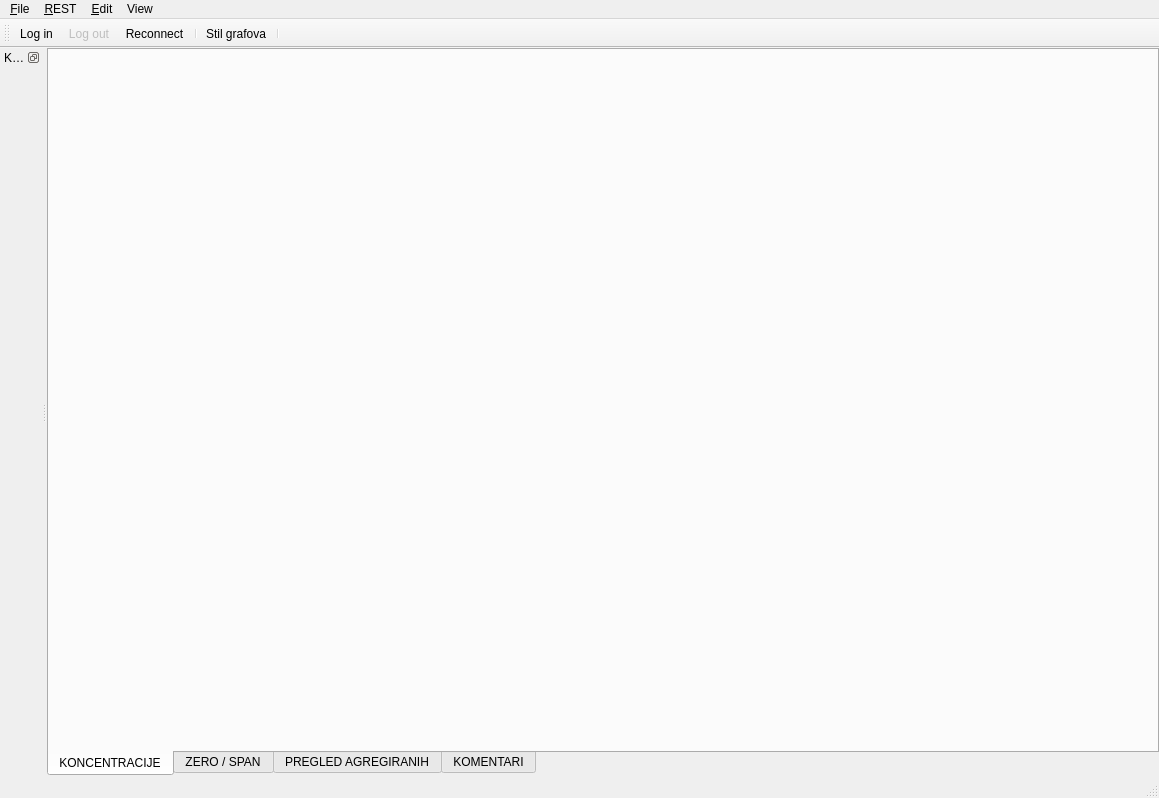
<?xml version="1.0" encoding="UTF-8"?>
<ui version="4.0">
 <class>MainWindow</class>
 <widget class="QMainWindow" name="MainWindow">
  <property name="geometry">
   <rect>
    <x>0</x>
    <y>0</y>
    <width>1159</width>
    <height>798</height>
   </rect>
  </property>
  <property name="windowTitle">
   <string>MainWindow</string>
  </property>
  <widget class="QWidget" name="centralwidget">
   <layout class="QHBoxLayout" name="horizontalLayout">
    <property name="spacing">
     <number>0</number>
    </property>
    <property name="margin">
     <number>0</number>
    </property>
    <item>
     <widget class="QTabWidget" name="tabWidget">
      <property name="tabPosition">
       <enum>QTabWidget::South</enum>
      </property>
      <property name="tabShape">
       <enum>QTabWidget::Rounded</enum>
      </property>
      <property name="currentIndex">
       <number>0</number>
      </property>
      <property name="movable">
       <bool>false</bool>
      </property>
      <widget class="QWidget" name="grafoviWidget">
       <property name="sizePolicy">
        <sizepolicy hsizetype="Expanding" vsizetype="Expanding">
         <horstretch>0</horstretch>
         <verstretch>0</verstretch>
        </sizepolicy>
       </property>
       <attribute name="title">
        <string>KONCENTRACIJE</string>
       </attribute>
       <layout class="QVBoxLayout" name="koncPanelLayout">
        <property name="spacing">
         <number>0</number>
        </property>
        <property name="margin">
         <number>0</number>
        </property>
       </layout>
      </widget>
      <widget class="QWidget" name="zsWidget">
       <property name="sizePolicy">
        <sizepolicy hsizetype="Expanding" vsizetype="Expanding">
         <horstretch>0</horstretch>
         <verstretch>0</verstretch>
        </sizepolicy>
       </property>
       <attribute name="title">
        <string>ZERO / SPAN</string>
       </attribute>
       <layout class="QVBoxLayout" name="zsPanelLayout">
        <property name="spacing">
         <number>0</number>
        </property>
        <property name="margin">
         <number>0</number>
        </property>
       </layout>
      </widget>
      <widget class="QWidget" name="visednevni">
       <attribute name="title">
        <string>PREGLED AGREGIRANIH</string>
       </attribute>
       <layout class="QVBoxLayout" name="visednevniLayout"/>
      </widget>
      <widget class="QWidget" name="komentari">
       <attribute name="title">
        <string>KOMENTARI</string>
       </attribute>
       <layout class="QVBoxLayout" name="komentariLayout"/>
      </widget>
     </widget>
    </item>
   </layout>
  </widget>
  <widget class="QMenuBar" name="menubar">
   <property name="geometry">
    <rect>
     <x>0</x>
     <y>0</y>
     <width>1159</width>
     <height>21</height>
    </rect>
   </property>
   <widget class="QMenu" name="menu_File">
    <property name="title">
     <string>&amp;File</string>
    </property>
    <addaction name="action_exit"/>
   </widget>
   <widget class="QMenu" name="menu_REST">
    <property name="title">
     <string>&amp;REST</string>
    </property>
    <addaction name="action_log_in"/>
    <addaction name="action_log_out"/>
    <addaction name="separator"/>
    <addaction name="action_reconnect"/>
   </widget>
   <widget class="QMenu" name="menu_Edit">
    <property name="title">
     <string>&amp;Edit</string>
    </property>
    <addaction name="separator"/>
    <addaction name="separator"/>
    <addaction name="action_stil_grafova"/>
   </widget>
   <widget class="QMenu" name="menuView">
    <property name="title">
     <string>View</string>
    </property>
    <addaction name="action_info_aplikacija"/>
   </widget>
   <addaction name="menu_File"/>
   <addaction name="menu_REST"/>
   <addaction name="menu_Edit"/>
   <addaction name="menuView"/>
  </widget>
  <widget class="QStatusBar" name="statusbar"/>
  <widget class="QDockWidget" name="dockWidget">
   <property name="features">
    <set>QDockWidget::DockWidgetFloatable|QDockWidget::DockWidgetMovable</set>
   </property>
   <property name="windowTitle">
    <string>Kontrolni prozor</string>
   </property>
   <attribute name="dockWidgetArea">
    <number>1</number>
   </attribute>
   <widget class="QWidget" name="dockWidgetContents"/>
  </widget>
  <widget class="QToolBar" name="toolBar">
   <property name="windowTitle">
    <string>toolBar</string>
   </property>
   <property name="toolButtonStyle">
    <enum>Qt::ToolButtonTextUnderIcon</enum>
   </property>
   <attribute name="toolBarArea">
    <enum>TopToolBarArea</enum>
   </attribute>
   <attribute name="toolBarBreak">
    <bool>false</bool>
   </attribute>
   <addaction name="action_log_in"/>
   <addaction name="action_log_out"/>
   <addaction name="action_reconnect"/>
   <addaction name="separator"/>
   <addaction name="action_stil_grafova"/>
   <addaction name="separator"/>
  </widget>
  <action name="action_log_in">
   <property name="text">
    <string>&amp;Log in</string>
   </property>
  </action>
  <action name="action_log_out">
   <property name="enabled">
    <bool>false</bool>
   </property>
   <property name="text">
    <string>&amp;Log out</string>
   </property>
  </action>
  <action name="action_reconnect">
   <property name="text">
    <string>&amp;Reconnect</string>
   </property>
  </action>
  <action name="action_exit">
   <property name="text">
    <string>&amp;Exit</string>
   </property>
  </action>
  <action name="action_stil_grafova">
   <property name="text">
    <string>&amp;Stil grafova</string>
   </property>
   <property name="toolTip">
    <string>Promjena stila grafova.</string>
   </property>
  </action>
  <action name="action_info_aplikacija">
   <property name="text">
    <string>&amp;O Aplikaciji</string>
   </property>
   <property name="toolTip">
    <string>informacije</string>
   </property>
  </action>
 </widget>
 <resources/>
 <connections/>
</ui>
